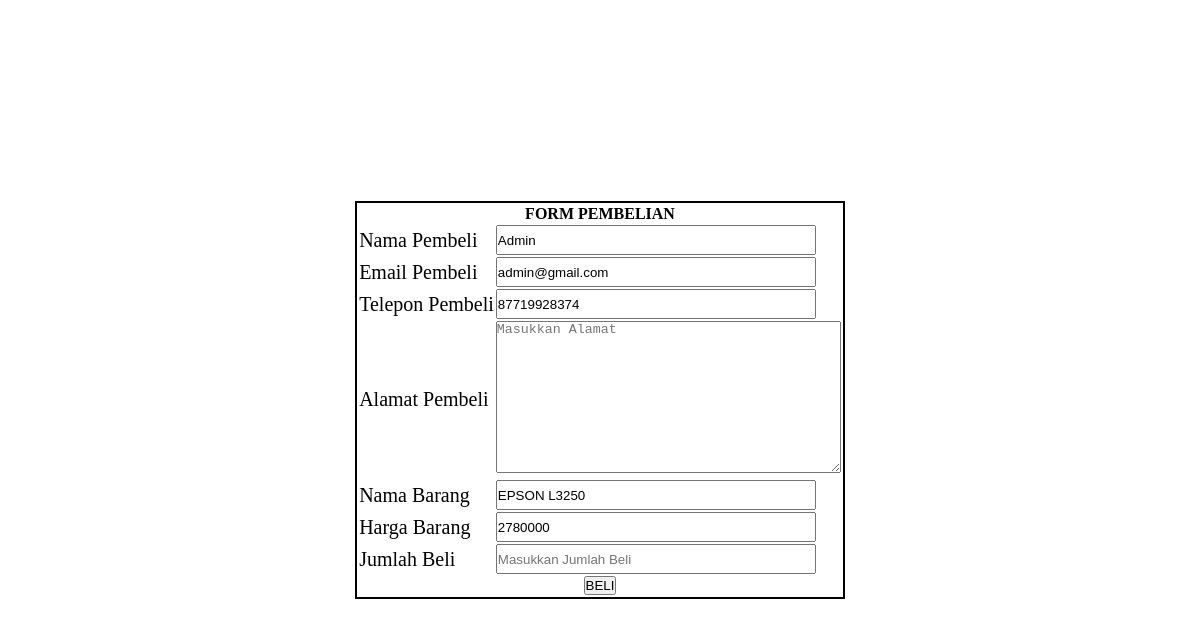
Page /pagecustomer/formbeli.php?kodebarang=EPSN001 (signed in) on the committed database.
### tables this page shows
CREATE TABLE `user` (
  `username` varchar(30) NOT NULL,
  `password` varchar(30) NOT NULL,
  `email` varchar(30) NOT NULL,
  `telepon` bigint(20) NOT NULL,
  `level` varchar(10) NOT NULL DEFAULT 'customer'
);

CREATE TABLE `barang` (
  `id` int(11) NOT NULL,
  `kodebarang` varchar(10) NOT NULL,
  `namabarang` varchar(30) NOT NULL,
  `spesifikasi` text NOT NULL,
  `hargabarang` int(11) NOT NULL,
  `gambar` varchar(20) NOT NULL
);

### pagecustomer/formbeli.php (the view, shortened to what this page needs)
<?php
    require '../connect.php';
    $login = $_SESSION["login"];
    $query = mysqli_query($conn, "SELECT * FROM user WHERE username = '$login'");
    $kodebarang = $_GET['kodebarang'];
    $query1 = mysqli_query($conn, "SELECT * FROM barang WHERE kodebarang = '$kodebarang'");
    $data = mysqli_fetch_assoc($query1);
?>
<!DOCTYPE html>
<html lang="en">
<head>
    <link rel="stylesheet" href="../css/tambahbarang.css">
</head>
<body>
    <div class="container">
        <main class="grid">
            <form action="" method="post">
                <table>
                    <?php foreach ($query as $row) {
                     ?>
                    <tr>
                        <th colspan="2">FORM PEMBELIAN</th>
                    </tr>
                    <tr>
                        <td>Nama Pembeli</td>
                        <td><input type="text" name="nama" readonly value="<?= $row['username']; ?>"></td>
                    </tr>
                    <tr>
                        <td>Email Pembeli</td>
                        <td><input type="text" name="email" readonly value="<?= $row['email']; ?>"></td>
                    </tr>
                    <tr>
                        <td>Telepon Pembeli</td>
                        <td><input type="number" name="telepon" readonly value="<?= $row['telepon']; ?>"></td>
                    </tr>
                    <tr>
                        <td>Alamat Pembeli</td>
                        <td><textarea name="alamat" id="" cols="41" rows="10" placeholder="Masukkan Alamat" required></textarea></td>
                    </tr>
                    <tr>
                        <td>Nama Barang</td>
                        <td><input type="text" name="barang" readonly value="<?= $data['namabarang']; ?>"></td>
                    </tr>
                    <tr>
                        <td>Harga Barang</td>
                        <td><input type="number" name="harga" readonly value="<?= $data['hargabarang']; ?>"></td>
                    </tr>
                    <tr>
                        <td>Jumlah Beli</td>
                        <td><input type="number" name="jumlah" min="1" placeholder="Masukkan Jumlah Beli" required></td>
                    </tr>
                    <tr>
                        <th colspan="2"><button type="submit" name="beli">BELI</button></th>
                    </tr>
                </table>
                <?php } ?>
            </form>
        </main>
    </div>
</body>
</html>

### css/tambahbarang.css (style rules this page uses)
* { margin: 0; padding: 0; box-sizing: border-box; }
.grid { height: 100vh; display: grid; place-items: center; }
.grid table { border: 2px solid black; }
.grid table td { font-size: 20px; }
.grid table td input { width: 40vh; height: 30px; }

### rows in the picture
user: nama "Admin", email "admin@gmail.com", telepon "87719928374"
barang: barang "EPSON L3250", harga "2780000"
